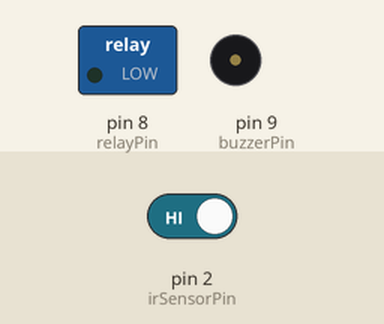
This sketch was run on a simulated Arduino Uno, built with avr-gcc and run on an emulated ATmega328P. On the bench: switched loads named in the sketch (green lamp = pin HIGH), buzzer (waves = sounding, pin HIGH). Inputs (shaded band) come from the test bench; at power-on: pin 2 (irSensorPin) HIGH.

Above: at 1.2 s.
1.3 s: pin 2 (irSensorPin) driven LOW
At 4.1 s:
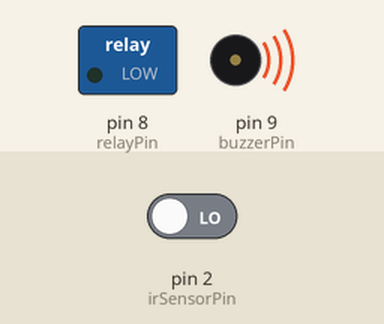
4.3 s: pin 2 (irSensorPin) driven HIGH
At 5.5 s:
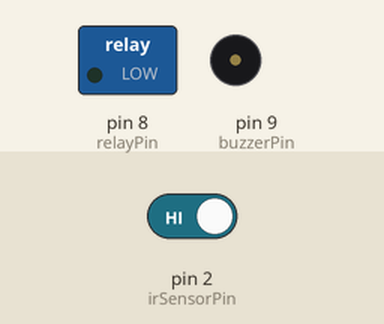
Timing chart, 0 to 7.3 s (numbered marks = the images above; inputs shaded):
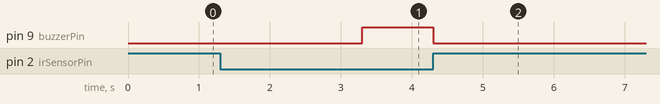

Measured:
- after the input at 1.3 s, pin 9 (buzzerPin): LOW → HIGH after 2.0 s
- after the input at 4.3 s, pin 8 (relayPin): stays LOW (without the input it goes to HIGH after 1.0 s); pin 9 (buzzerPin): HIGH → LOW at once

The sketch:

eye_sensor.ino
```cpp
// Pin definitions
const int irSensorPin = 2;   // Pin for the IR sensor
const int relayPin = 8;       // Pin to control the relay (motor)
const int buzzerPin = 9;      // Pin to control the buzzer

// Timing variables
unsigned long closedTime = 0;
bool eyesClosed = false;
bool buzzerActivated = false;

void setup() {
  pinMode(irSensorPin, INPUT);
  pinMode(relayPin, OUTPUT);
  pinMode(buzzerPin, OUTPUT);

  // Start the motor initially
  // digitalWrite(relayPin, HIGH); // Assuming HIGH turns the motor ON
}

void loop() {
  int sensorValue = digitalRead(irSensorPin); // Read the IR sensor value

  // Check if the IR sensor detects an object (eyes closed)
  if (sensorValue == LOW) { // Assuming LOW means eyes are closed
    if (!eyesClosed) {
      eyesClosed = true;
      closedTime = millis(); // Record the time when eyes were first detected as closed
    } else {
      // If eyes are still closed, check the time
      if (millis() - closedTime >= 2000 && !buzzerActivated) {
        // Activate the buzzer after 2 seconds
        digitalWrite(buzzerPin, HIGH);
        buzzerActivated = true;
      }
      if (millis() - closedTime >= 4000) {
        // Stop the motor after another 2 seconds (4 seconds total)
        digitalWrite(relayPin, HIGH); // Assuming LOW turns the motor OFF
      }
    }
  } else {
    // Reset the state if eyes are open
    eyesClosed = false;
    buzzerActivated = false;
    digitalWrite(buzzerPin, LOW); // Turn off the buzzer
    closedTime = 0; // Reset the timer
    digitalWrite(relayPin, LOW); // Ensure the motor is running
  }

  delay(100); // Small delay to avoid rapid looping
}
```
